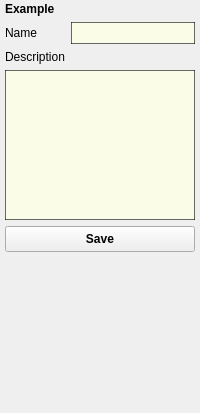
<?xml version="1.0" encoding="UTF-8"?>
<ui version="4.0">
 <class>Form</class>
 <widget class="QWidget" name="Form">
  <property name="geometry">
   <rect>
    <x>0</x>
    <y>0</y>
    <width>200</width>
    <height>413</height>
   </rect>
  </property>
  <property name="minimumSize">
   <size>
    <width>200</width>
    <height>0</height>
   </size>
  </property>
  <property name="maximumSize">
   <size>
    <width>230</width>
    <height>16777215</height>
   </size>
  </property>
  <property name="windowTitle">
   <string>Form</string>
  </property>
  <layout class="QVBoxLayout" name="verticalLayout">
   <property name="margin">
    <number>0</number>
   </property>
   <item>
    <widget class="QFrame" name="frame">
     <property name="styleSheet">
      <string notr="true"/>
     </property>
     <property name="frameShape">
      <enum>QFrame::NoFrame</enum>
     </property>
     <property name="frameShadow">
      <enum>QFrame::Raised</enum>
     </property>
     <layout class="QVBoxLayout" name="verticalLayout_2">
      <property name="leftMargin">
       <number>5</number>
      </property>
      <property name="topMargin">
       <number>2</number>
      </property>
      <property name="rightMargin">
       <number>5</number>
      </property>
      <property name="bottomMargin">
       <number>2</number>
      </property>
      <item>
       <widget class="QLabel" name="title">
        <property name="font">
         <font>
          <weight>75</weight>
          <bold>true</bold>
         </font>
        </property>
        <property name="text">
         <string>Example</string>
        </property>
       </widget>
      </item>
      <item>
       <layout class="QHBoxLayout" name="horizontalLayout">
        <property name="spacing">
         <number>6</number>
        </property>
        <item>
         <widget class="QLabel" name="label">
          <property name="minimumSize">
           <size>
            <width>60</width>
            <height>0</height>
           </size>
          </property>
          <property name="styleSheet">
           <string notr="true">background-color: rgb(255, 255, 255, 0);</string>
          </property>
          <property name="text">
           <string>Name</string>
          </property>
         </widget>
        </item>
        <item>
         <widget class="QLineEdit" name="name">
          <property name="sizePolicy">
           <sizepolicy hsizetype="Expanding" vsizetype="Fixed">
            <horstretch>0</horstretch>
            <verstretch>0</verstretch>
           </sizepolicy>
          </property>
          <property name="minimumSize">
           <size>
            <width>120</width>
            <height>22</height>
           </size>
          </property>
          <property name="maximumSize">
           <size>
            <width>16777215</width>
            <height>16777215</height>
           </size>
          </property>
          <property name="styleSheet">
           <string notr="true">color: rgb(40, 40, 40);
border: 1px solid rgb(0, 0, 0, 150);
background-color: rgb(254, 255, 230, 200);</string>
          </property>
         </widget>
        </item>
       </layout>
      </item>
      <item>
       <widget class="QLabel" name="label_2">
        <property name="text">
         <string>Description</string>
        </property>
       </widget>
      </item>
      <item>
       <widget class="QPlainTextEdit" name="description">
        <property name="enabled">
         <bool>true</bool>
        </property>
        <property name="sizePolicy">
         <sizepolicy hsizetype="Preferred" vsizetype="MinimumExpanding">
          <horstretch>0</horstretch>
          <verstretch>0</verstretch>
         </sizepolicy>
        </property>
        <property name="minimumSize">
         <size>
          <width>0</width>
          <height>50</height>
         </size>
        </property>
        <property name="maximumSize">
         <size>
          <width>16777215</width>
          <height>150</height>
         </size>
        </property>
        <property name="styleSheet">
         <string notr="true">color: rgb(40, 40, 40);
border: 1px solid rgb(0, 0, 0, 150);
background-color: rgb(254, 255, 230, 200);</string>
        </property>
        <property name="plainText">
         <string/>
        </property>
       </widget>
      </item>
      <item>
       <layout class="QHBoxLayout" name="horizontalLayout_3">
        <property name="topMargin">
         <number>0</number>
        </property>
        <item>
         <widget class="QPushButton" name="saveButton">
          <property name="minimumSize">
           <size>
            <width>0</width>
            <height>26</height>
           </size>
          </property>
          <property name="font">
           <font>
            <weight>75</weight>
            <bold>true</bold>
           </font>
          </property>
          <property name="styleSheet">
           <string notr="true"/>
          </property>
          <property name="text">
           <string>Save</string>
          </property>
         </widget>
        </item>
       </layout>
      </item>
      <item>
       <spacer name="verticalSpacer">
        <property name="orientation">
         <enum>Qt::Vertical</enum>
        </property>
        <property name="sizeHint" stdset="0">
         <size>
          <width>20</width>
          <height>40</height>
         </size>
        </property>
       </spacer>
      </item>
     </layout>
    </widget>
   </item>
  </layout>
 </widget>
 <resources/>
 <connections>
  <connection>
   <sender>saveButton</sender>
   <signal>clicked()</signal>
   <receiver>Form</receiver>
   <slot>save()</slot>
   <hints>
    <hint type="sourcelabel">
     <x>65</x>
     <y>311</y>
    </hint>
    <hint type="destinationlabel">
     <x>114</x>
     <y>172</y>
    </hint>
   </hints>
  </connection>
 </connections>
 <slots>
  <slot>snapshot()</slot>
  <slot>save()</slot>
 </slots>
</ui>
